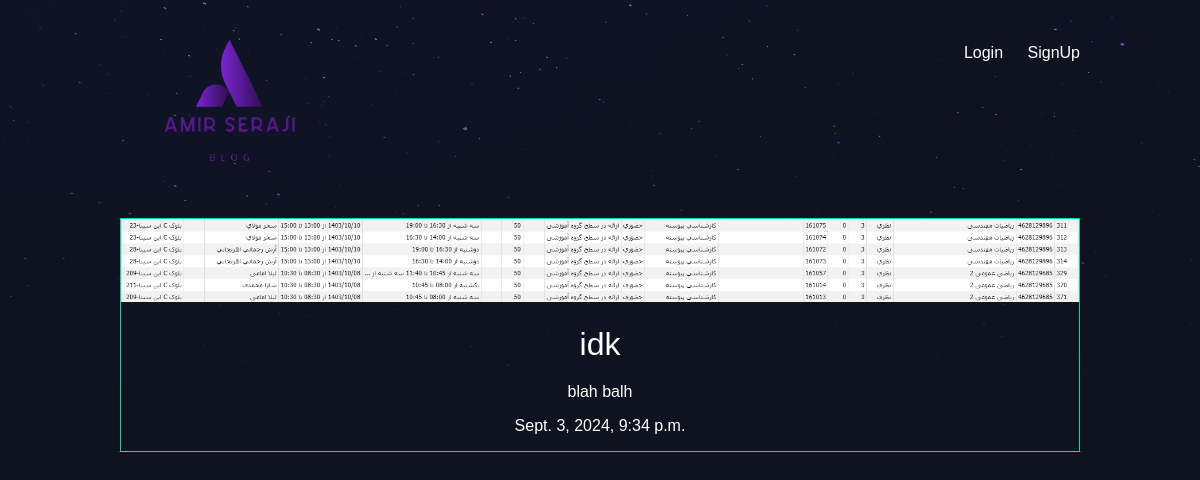
Screenshot of /blog/idk/ with the database file from the repository.
### blog/models.py (models this page shows, shortened)
class article (models.Model):
    title = models.CharField(max_length=100)
    slug = models.SlugField()
    body = models.TextField()
    date = models.DateTimeField(auto_now_add=True)
    thumb = models.ImageField( upload_to = 'blog_images/' ,default = 'default.png/' )
    author = models.ForeignKey(User , on_delete=models.CASCADE,default=None)

### blog/views.py (the view)
# urls.py: path('<slug:slug>/', views.article_detail , name = 'article_detail'),
def article_detail(request,slug):
    Article = article.objects.get(slug=slug)
    return render(request , 'articles/article_detail.html' ,{'article' : Article})

### blog/templates/articles/article_detail.html
{% extends 'base_layout.html'%}
{%block contend%}
<div class="article-detail">
    <div class="article">
        <img src="{{ article.thumb.url }}" alt="mankirmikham">
        <h2>{{article.title}}</h2>
        <p>{{article.body}}</p>
        <p>{{article.date}}</p>
    </div>
</div>
{%endblock%}

### assets/style.css (style rules this page uses)
body { background-color: #0f121f; background-image: url('stars.png'); background-repeat: no-repeat; background-size: cover; color: #fff; }
body * { font-family: 'Ubuntu', sans-serif; }
h1, h2, h3, h4, h5 { font-weight: normal; margin: 0; }
.article { padding: 10px; border: 1px solid #00dba0; position: relative; padding-bottom: 40px; }
.article h2 { font-size: 1.2em; }
.article-detail .article { padding: 0; }
.article-detail .article img { max-width: 100% }
.article-detail .article h2 { text-align: center; margin: 20px auto; font-size: 2em }
.article-detail .article p { text-align: center; }

### rows the page displays
article: thumb (picture), title "idk", body "blah balh", date "Sept. 3, 2024, 9:34 p.m."
